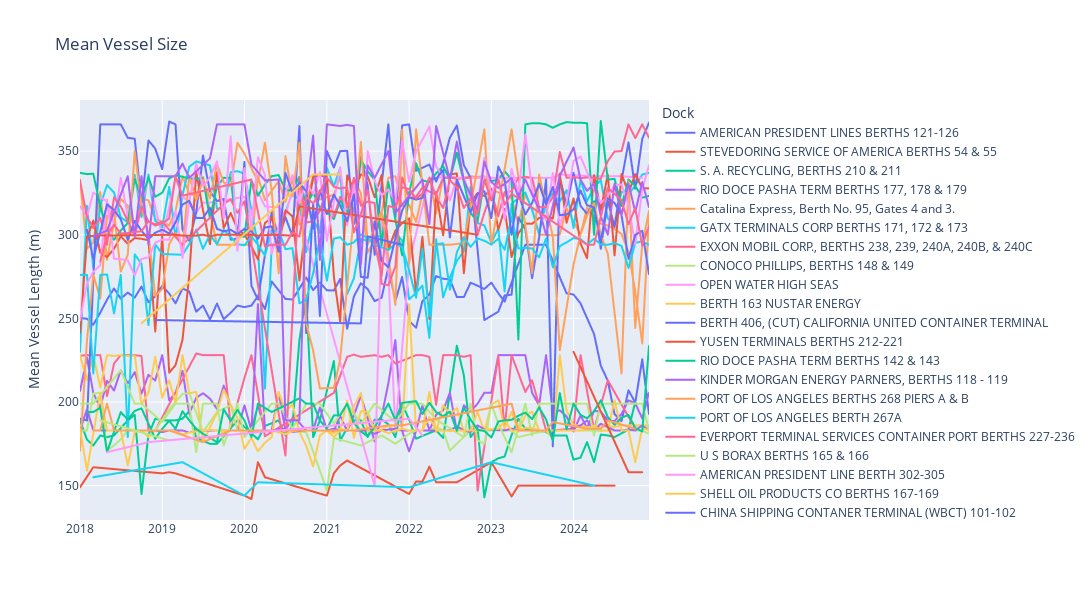

Write notebook code for a chart like this one.
### Code cell
plot_line(df=calls_df, filter_col='port_name', filter=['Port of Los Angeles, CA'], cat_group='dock_name', time_col='month',
          y_col='vessel_size', y_col_alias='Mean Vessel Length (m)',
          title='Mean Vessel Size', width=1200, height=600,
          labels={'dock_name':'Dock', 'month':''})
